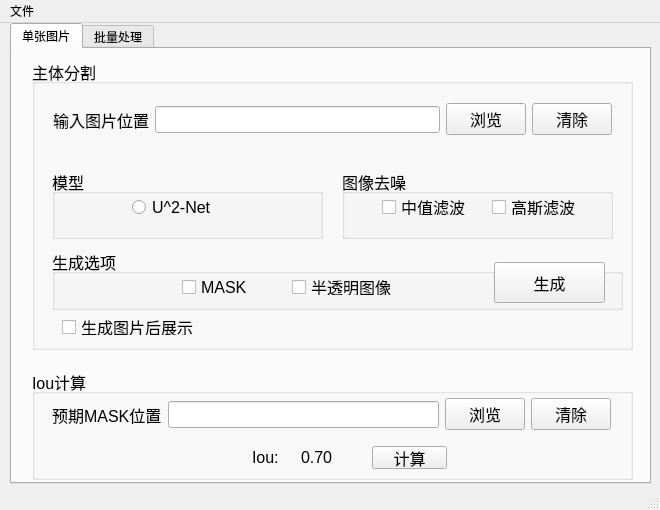
<?xml version="1.0" encoding="UTF-8"?>
<ui version="4.0">
 <class>MainWindow</class>
 <widget class="QMainWindow" name="MainWindow">
  <property name="geometry">
   <rect>
    <x>0</x>
    <y>0</y>
    <width>660</width>
    <height>510</height>
   </rect>
  </property>
  <property name="windowTitle">
   <string>MainWindow</string>
  </property>
  <widget class="QWidget" name="centralWidget">
   <widget class="QTabWidget" name="tabWidget_2">
    <property name="geometry">
     <rect>
      <x>10</x>
      <y>0</y>
      <width>641</width>
      <height>461</height>
     </rect>
    </property>
    <property name="currentIndex">
     <number>0</number>
    </property>
    <widget class="QWidget" name="onePhotoTab">
     <attribute name="title">
      <string>单张图片</string>
     </attribute>
     <widget class="QWidget" name="MainWidget" native="true">
      <property name="geometry">
       <rect>
        <x>20</x>
        <y>0</y>
        <width>628</width>
        <height>311</height>
       </rect>
      </property>
      <property name="baseSize">
       <size>
        <width>0</width>
        <height>0</height>
       </size>
      </property>
      <widget class="QGroupBox" name="mainDivisionGroupBox">
       <property name="geometry">
        <rect>
         <x>0</x>
         <y>10</y>
         <width>601</width>
         <height>291</height>
        </rect>
       </property>
       <property name="font">
        <font>
         <pointsize>12</pointsize>
        </font>
       </property>
       <property name="title">
        <string>主体分割</string>
       </property>
       <widget class="QWidget" name="horizontalLayoutWidget">
        <property name="geometry">
         <rect>
          <x>10</x>
          <y>20</y>
          <width>581</width>
          <height>81</height>
         </rect>
        </property>
        <layout class="QHBoxLayout" name="topHorizontalLayout">
         <item>
          <widget class="QLabel" name="PhotoLocationLabel">
           <property name="text">
            <string>输入图片位置</string>
           </property>
          </widget>
         </item>
         <item>
          <widget class="QLineEdit" name="PhotoLocationLineEdit"/>
         </item>
         <item>
          <widget class="QPushButton" name="PhotoLocationButton">
           <property name="text">
            <string>浏览</string>
           </property>
          </widget>
         </item>
         <item>
          <widget class="QPushButton" name="PhotoLocationClear">
           <property name="text">
            <string>清除</string>
           </property>
          </widget>
         </item>
        </layout>
       </widget>
       <widget class="QGroupBox" name="modelGroupBox">
        <property name="geometry">
         <rect>
          <x>20</x>
          <y>110</y>
          <width>271</width>
          <height>70</height>
         </rect>
        </property>
        <property name="font">
         <font>
          <pointsize>12</pointsize>
         </font>
        </property>
        <property name="title">
         <string>模型</string>
        </property>
        <widget class="QRadioButton" name="ModelRadioButton">
         <property name="geometry">
          <rect>
           <x>80</x>
           <y>30</y>
           <width>89</width>
           <height>16</height>
          </rect>
         </property>
         <property name="font">
          <font>
           <pointsize>12</pointsize>
          </font>
         </property>
         <property name="text">
          <string>U^2-Net</string>
         </property>
        </widget>
       </widget>
       <widget class="QGroupBox" name="filterTypeGroupBox_2">
        <property name="geometry">
         <rect>
          <x>310</x>
          <y>110</y>
          <width>271</width>
          <height>70</height>
         </rect>
        </property>
        <property name="title">
         <string>图像去噪</string>
        </property>
        <widget class="QCheckBox" name="midValueCheckBox">
         <property name="geometry">
          <rect>
           <x>40</x>
           <y>30</y>
           <width>91</width>
           <height>16</height>
          </rect>
         </property>
         <property name="text">
          <string>中值滤波</string>
         </property>
        </widget>
        <widget class="QCheckBox" name="gaussCheckBox">
         <property name="geometry">
          <rect>
           <x>150</x>
           <y>30</y>
           <width>91</width>
           <height>16</height>
          </rect>
         </property>
         <property name="text">
          <string>高斯滤波</string>
         </property>
        </widget>
       </widget>
       <widget class="QGroupBox" name="GenGroupBox">
        <property name="geometry">
         <rect>
          <x>20</x>
          <y>190</y>
          <width>571</width>
          <height>61</height>
         </rect>
        </property>
        <property name="title">
         <string>生成选项</string>
        </property>
        <widget class="QPushButton" name="GenButton">
         <property name="geometry">
          <rect>
           <x>442</x>
           <y>13</y>
           <width>111</width>
           <height>41</height>
          </rect>
         </property>
         <property name="text">
          <string>生成</string>
         </property>
        </widget>
        <widget class="QCheckBox" name="GenMaskCheckBox">
         <property name="geometry">
          <rect>
           <x>130</x>
           <y>30</y>
           <width>71</width>
           <height>16</height>
          </rect>
         </property>
         <property name="text">
          <string>MASK</string>
         </property>
        </widget>
        <widget class="QCheckBox" name="GenResultCheckBox">
         <property name="geometry">
          <rect>
           <x>240</x>
           <y>30</y>
           <width>101</width>
           <height>16</height>
          </rect>
         </property>
         <property name="text">
          <string>半透明图像</string>
         </property>
        </widget>
       </widget>
       <widget class="QCheckBox" name="displayImageCheckBox">
        <property name="geometry">
         <rect>
          <x>30</x>
          <y>260</y>
          <width>551</width>
          <height>16</height>
         </rect>
        </property>
        <property name="text">
         <string>生成图片后展示</string>
        </property>
       </widget>
      </widget>
     </widget>
     <widget class="QGroupBox" name="IoUCalGroupBox">
      <property name="geometry">
       <rect>
        <x>20</x>
        <y>320</y>
        <width>601</width>
        <height>111</height>
       </rect>
      </property>
      <property name="font">
       <font>
        <pointsize>12</pointsize>
       </font>
      </property>
      <property name="title">
       <string>Iou计算</string>
      </property>
      <widget class="QWidget" name="horizontalLayoutWidget_2">
       <property name="geometry">
        <rect>
         <x>9</x>
         <y>10</y>
         <width>581</width>
         <height>71</height>
        </rect>
       </property>
       <layout class="QHBoxLayout" name="bottomHorizontalLayout">
        <item>
         <widget class="QLabel" name="TrueMaskLabel">
          <property name="text">
           <string>预期MASK位置</string>
          </property>
         </widget>
        </item>
        <item>
         <widget class="QLineEdit" name="TrueMaskLineEdit"/>
        </item>
        <item>
         <widget class="QPushButton" name="TrueMaskButton">
          <property name="text">
           <string>浏览</string>
          </property>
         </widget>
        </item>
        <item>
         <widget class="QPushButton" name="TrueMaskClear">
          <property name="text">
           <string>清除</string>
          </property>
         </widget>
        </item>
       </layout>
      </widget>
      <widget class="QWidget" name="IoUResultWidget" native="true">
       <property name="geometry">
        <rect>
         <x>10</x>
         <y>70</y>
         <width>571</width>
         <height>31</height>
        </rect>
       </property>
       <widget class="QLabel" name="IoUResultLabel">
        <property name="geometry">
         <rect>
          <x>210</x>
          <y>10</y>
          <width>31</width>
          <height>16</height>
         </rect>
        </property>
        <property name="font">
         <font>
          <pointsize>12</pointsize>
         </font>
        </property>
        <property name="text">
         <string>Iou:</string>
        </property>
       </widget>
       <widget class="QLabel" name="IoUResult">
        <property name="geometry">
         <rect>
          <x>259</x>
          <y>12</y>
          <width>54</width>
          <height>12</height>
         </rect>
        </property>
        <property name="font">
         <font>
          <pointsize>12</pointsize>
         </font>
        </property>
        <property name="text">
         <string>0.70</string>
        </property>
       </widget>
       <widget class="QPushButton" name="IoUResultCalButton">
        <property name="geometry">
         <rect>
          <x>330</x>
          <y>7</y>
          <width>75</width>
          <height>23</height>
         </rect>
        </property>
        <property name="text">
         <string>计算</string>
        </property>
       </widget>
      </widget>
     </widget>
    </widget>
    <widget class="QWidget" name="tab_2">
     <attribute name="title">
      <string>批量处理</string>
     </attribute>
    </widget>
   </widget>
  </widget>
  <widget class="QMenuBar" name="menuBar">
   <property name="geometry">
    <rect>
     <x>0</x>
     <y>0</y>
     <width>660</width>
     <height>23</height>
    </rect>
   </property>
   <widget class="QMenu" name="menunew">
    <property name="toolTip">
     <string/>
    </property>
    <property name="title">
     <string>文件</string>
    </property>
   </widget>
   <addaction name="menunew"/>
  </widget>
  <widget class="StatusBar" name="statusBar"/>
  <action name="actionphotoInfo">
   <property name="text">
    <string>图片信息窗口</string>
   </property>
  </action>
 </widget>
 <layoutdefault spacing="6" margin="11"/>
 <customwidgets>
  <customwidget>
   <class>StatusBar</class>
   <extends>QStatusBar</extends>
   <header location="global">statusbar.h</header>
  </customwidget>
 </customwidgets>
 <resources/>
 <connections/>
</ui>
